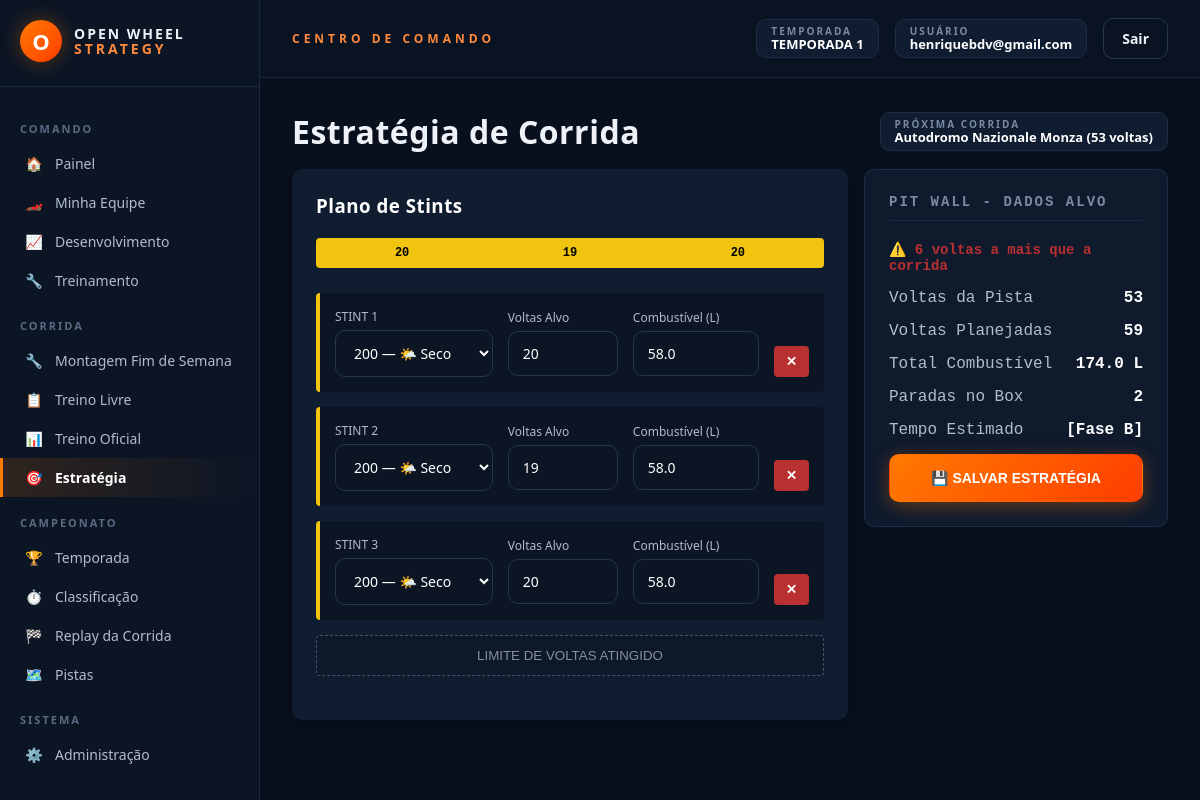
/estrategia-corrida (signed in), run on the app's committed database.
### models_temporada.py (models this page shows, shortened)
class Temporada(db.Model):
    __tablename__ = "temporadas"
    id = db.Column(db.Integer, primary_key=True)
    nome = db.Column(db.String(120), nullable=False)
    ativa = db.Column(db.Boolean, default=False, nullable=False)
    data_criacao = db.Column(db.DateTime, default=datetime.utcnow)
    corridas_agendadas = db.relationship(
        "CorridaAgendada", backref="temporada",
        cascade="all, delete-orphan",
        order_by="CorridaAgendada.ordem",
    )
    @classmethod
    def ativa_atual(cls):
        try:
            return cls.query.filter_by(ativa=True).first()
        except (OperationalError, ProgrammingError, NoSuchTableError):
            return None
    def proxima_corrida(self):
        return next((c for c in self.corridas_agendadas if not c.executada), None)

class CorridaAgendada(db.Model):
    __tablename__ = "corridas_agendadas"
    id = db.Column(db.Integer, primary_key=True)
    temporada_id = db.Column(db.Integer, db.ForeignKey("temporadas.id"), nullable=False)
    pista_real_id = db.Column(db.Integer, nullable=False)
    pista_nome = db.Column(db.String(120))
    ordem = db.Column(db.Integer, nullable=False)
    executada = db.Column(db.Boolean, default=False, nullable=False)
    data_execucao = db.Column(db.DateTime)
    resultado_json = db.Column(db.Text, default="[]")

### models.py (models this page shows, shortened)
class Usuario(db.Model):
    __tablename__ = "usuarios"
    id = db.Column(db.Integer, primary_key=True)
    email = db.Column(db.String(150), unique=True, nullable=False)
    senha_hash = db.Column(db.String(255), nullable=True)
    google_id = db.Column(db.String(255), unique=True, nullable=True)
    eh_admin = db.Column(db.Boolean, default=False)
    criado_em = db.Column(db.DateTime, default=datetime.utcnow)
    grupo = db.Column(db.String(50), nullable=True)
    classe = db.Column(db.String(50), nullable=True)
    nick = db.Column(db.String(50), nullable=True)
    equipe = db.relationship("CarroJogador", backref="usuario", uselist=False)

class EstrategiaStint(db.Model):
    __tablename__ = "estrategia_stint"
    id = db.Column(db.Integer, primary_key=True)
    equipe_id = db.Column(db.Integer, db.ForeignKey("carros_jogadores.id"), nullable=False)
    ordem = db.Column(db.Integer, nullable=False)
    modelo_pneu = db.Column(db.Integer, nullable=False)
    voltas = db.Column(db.Integer, nullable=False)
    combustivel_litros = db.Column(db.Float, nullable=False)
    equipe = db.relationship(
        "CarroJogador",
        backref=db.backref("stints", cascade="all, delete-orphan", lazy=True, order_by="EstrategiaStint.ordem"),
    )

### rotas/corrida.py (the view, shortened to what this page needs)
    @app.route("/estrategia-corrida", methods=["GET", "POST"])
    @login_requerido
    def estrategia_corrida_view():
        usuario = Usuario.query.get(session["usuario_id"])
        if not usuario.equipe:
            return redirect(url_for("minha_equipe"))
        equipe = usuario.equipe
        pneu_contratado = FornecedorPneu.query.get(equipe.pneu_fornecedor_id)
        combustivel_contratado = FornecedorCombustivel.query.get(equipe.combustivel_fornecedor_id)
        temporada = Temporada.ativa_atual()
        proxima_corrida = temporada.proxima_corrida() if temporada else None
        pista = None
        voltas_pista = 0
        if proxima_corrida:
            criar_banco_pistas_reais()
            pista = obter_pista_real(proxima_corrida.pista_real_id)
            if pista:
                voltas_pista, _ = calcular_numero_voltas(pista["extensao_km"])
        stints = EstrategiaStint.query.filter_by(equipe_id=equipe.id).order_by(EstrategiaStint.ordem).all()
        if not stints:
            stints = [{"ordem": 1, "modelo_pneu": 100, "voltas": 20, "combustivel_litros": 60.0}]
        return render_template(
            "estrategia_corrida.html",
            equipe=equipe,
            pneu_contratado=pneu_contratado,
            combustivel_contratado=combustivel_contratado,
            modelos_disponiveis=modelos_componente.MODELOS,
            stints=stints,
            pista=pista,
            voltas_pista=voltas_pista
        )

### templates/estrategia_corrida.html (shortened to what this page needs)
{% extends "base.html" %}
{% block css_extra %}
<link rel="stylesheet" href="{{ url_for('static', filename='css/telas/estrategia_corrida.css') }}">
{% endblock %}
{% block content %}
<div class="estrategia-header">
    <h1>Estratégia de Corrida</h1>
    {% if pista %}
    <div class="ows-badge">
        <div class="ows-badge-label">PRÓXIMA CORRIDA</div>
        <div class="ows-badge-value">{{ pista.nome }} ({{ voltas_pista }} voltas)</div>
    </div>
    {% endif %}
</div>
<form method="POST" action="{{ url_for('estrategia_corrida_view') }}" id="strategyForm">
    <div class="pit-wall-container">
        <div class="strategy-editor">
            <h3 class="estrategia-title">Plano de Stints</h3>
            <div class="timeline-bar" id="timelineBar"></div>
            <div id="stintsContainer">
                {% for stint in stints %}
                <div class="stint-card stint-row" data-ordem="{{ loop.index }}">
                    <div class="estrategia-stint-col-flex">
                        <span class="estrategia-stint-label">STINT <span class="stint-number">{{ loop.index }}</span></span>
                        <select name="modelo_pneu[]" class="ows-select pneu-select estrategia-select-full" onchange="updateUI()">
                            {% for m in modelos_disponiveis %}
                            <option value="{{ m }}" {% if stint.modelo_pneu == m %}selected{% endif %}>
                                {{ m }} — {% if m <= 500 %}🌤️ Seco{% elif m <= 700 %}🌧️ Molhada{% else %}⛈️ Encharcada{% endif %}
                            </option>
                            {% endfor %}
                        </select>
                    </div>
                    <div>
                        <span class="estrategia-stint-label">Voltas Alvo</span>
                        <input type="number" name="voltas[]" value="{{ stint.voltas }}" min="1" max="100" class="ows-input input-voltas estrategia-input-sm" onchange="updateUI()">
                    </div>
                    <div>
                        <span class="estrategia-stint-label">Combustível (L)</span>
                        <input type="number" name="combustivel_litros[]" value="{{ stint.combustivel_litros }}" min="1" max="150" step="0.5" class="ows-input input-combustivel estrategia-input-md" onchange="updateUI()">
                    </div>
                    <div class="estrategia-col-end">
                        <button type="button" class="btn-remover-stint" onclick="removeStint(this)">✕</button>
                    </div>
                </div>
                {% endfor %}
            </div>
            <button type="button" class="btn-add-stint" id="btnAddStint" onclick="addStint()">+ ADICIONAR STINT / PIT STOP</button>
        </div>
        <div class="pit-wall-summary">
            <h3>PIT WALL - DADOS ALVO</h3>
            <div id="lapValidationMsg" class="estrategia-validation-msg"></div>
            <div class="summary-item">
                <span>Voltas da Pista</span>
                <strong id="sumPistaVoltas">{{ voltas_pista if voltas_pista else '-' }}</strong>
            </div>
            <div class="summary-item">
                <span>Voltas Planejadas</span>
                <strong id="sumVoltasPlanejadas">0</strong>
            </div>
            <div class="summary-item">
                <span>Total Combustível</span>
                <strong id="sumCombustivel">0 L</strong>
            </div>
            <div class="summary-item">
                <span>Paradas no Box</span>
                <strong id="sumParadas">0</strong>
            </div>
            <div class="summary-item">
                <span>Tempo Estimado</span>
                <strong class="estrategia-fase-b">[Fase B]</strong>
            </div>
            <button type="submit" class="ows-btn ows-btn-primary ows-btn-full estrategia-btn-save">💾 Salvar Estratégia</button>
        </div>
    </div>
</form>
{% endblock %}

### templates/base.html (shortened to what this page needs)
<!DOCTYPE html>
<html lang="pt-br">
<head>
    <link href="{{ url_for('static', filename='css/variaveis.css') }}" rel="stylesheet">
    <link href="{{ url_for('static', filename='css/base.css') }}" rel="stylesheet">
    <link href="{{ url_for('static', filename='css/componentes.css') }}" rel="stylesheet">
    <link href="{{ url_for('static', filename='css/formularios.css') }}" rel="stylesheet">
    {% block css_extra %}{% endblock %}
</head>
<body>
{% if usuario_logado %}
<div class="ows-shell">
    <aside class="ows-sidebar">
        <div class="ows-logo">
            <div class="ows-logo-mark">O</div>
            <div class="ows-logo-text">OPEN WHEEL<br><span>STRATEGY</span></div>
        </div>
        <div class="ows-menu-section">COMANDO</div>
        <a href="{{ url_for('home') }}" class="ows-menu-link {% if request.endpoint == 'home' %}active{% endif %}"><span class="ows-icon">🏠</span> Painel</a>
        <a href="{{ url_for('minha_equipe') }}" class="ows-menu-link {% if request.endpoint == 'minha_equipe' %}active{% endif %}"><span class="ows-icon">🏎️</span> Minha Equipe</a>
        <a href="{{ url_for('desenvolvimento_view') }}" class="ows-menu-link {% if request.endpoint == 'desenvolvimento_view' %}active{% endif %}"><span class="ows-icon">📈</span> Desenvolvimento</a>
        <a href="{{ url_for('treinamento_view') }}" class="ows-menu-link {% if request.endpoint == 'treinamento_view' %}active{% endif %}"><span class="ows-icon">🔧</span> Treinamento</a>
        <div class="ows-menu-section">CORRIDA</div>
        <a href="{{ url_for('montagem_fim_de_semana') }}" class="ows-menu-link {% if request.endpoint == 'montagem_fim_de_semana' %}active{% endif %}"><span class="ows-icon">🔧</span> Montagem Fim de Semana</a>
        <a href="{{ url_for('treino_livre_view') }}" class="ows-menu-link {% if request.endpoint == 'treino_livre_view' %}active{% endif %}"><span class="ows-icon">📋</span> Treino Livre</a>
        <a href="{{ url_for('treino_oficial_view') }}" class="ows-menu-link {% if request.endpoint == 'treino_oficial_view' %}active{% endif %}"><span class="ows-icon">📊</span> Treino Oficial</a>
        <a href="{{ url_for('estrategia_corrida_view') }}" class="ows-menu-link {% if request.endpoint == 'estrategia_corrida_view' %}active{% endif %}"><span class="ows-icon">🎯</span> Estratégia</a>
        <div class="ows-menu-section">CAMPEONATO</div>
        <a href="{{ url_for('temporada_view') }}" class="ows-menu-link {% if request.endpoint == 'temporada_view' %}active{% endif %}"><span class="ows-icon">🏆</span> Temporada</a>
        <a href="{{ url_for('classificacao_view') }}" class="ows-menu-link {% if request.endpoint == 'classificacao_view' %}active{% endif %}"><span class="ows-icon">⏱️</span> Classificação</a>
        <a href="{{ url_for('corrida_view') }}" class="ows-menu-link {% if request.endpoint == 'corrida_view' %}active{% endif %}"><span class="ows-icon">🏁</span> Replay da Corrida</a>
        <a href="{{ url_for('pistas_reais_view') }}" class="ows-menu-link {% if request.endpoint == 'pistas_reais_view' %}active{% endif %}"><span class="ows-icon">🗺️</span> Pistas</a>
        {% if usuario_logado.eh_admin %}
        <div class="ows-menu-section">SISTEMA</div>
        <a href="{{ url_for('admin_dashboard') }}" class="ows-menu-link {% if request.endpoint == 'admin_dashboard' %}active{% endif %}"><span class="ows-icon">⚙️</span> Administração</a>
        {% endif %}
    </aside>
    <div class="ows-main">
        <header class="ows-topbar">
            <div class="ows-topbar-title">CENTRO DE COMANDO</div>
            <div class="ows-topbar-right">
                {% if temporada_ativa %}
                <div class="ows-badge">
                    <div class="ows-badge-label">TEMPORADA</div>
                    <div class="ows-badge-value">{{ temporada_ativa.nome }}</div>
                </div>
                {% endif %}
                <div class="ows-badge">
                    <div class="ows-badge-label">USUÁRIO</div>
                    <div class="ows-badge-value">{{ usuario_logado.email }}</div>
                </div>
                <a href="{{ url_for('logout') }}" class="ows-btn ows-btn-ghost">Sair</a>
            </div>
        </header>
        <div class="ows-content">
            {% block content %}{% endblock %}
        </div>
    </div>
</div>
{% endif %}
</body>
</html>

### data on the page
Temporada: nome "TEMPORADA 1"
Usuario: email "henriquebdv@gmail.com"
CorridaAgendada: nome "Autodromo Nazionale Monza"
EstrategiaStint: modelo_pneu "200 — 🌤️ Seco", voltas "20", combustivel_litros "58.0"
EstrategiaStint: modelo_pneu "200 — 🌤️ Seco", voltas "19", combustivel_litros "58.0"
EstrategiaStint: modelo_pneu "200 — 🌤️ Seco", voltas "20", combustivel_litros "58.0"

### other printed values
{{ voltas_pista }} "53"
{{ voltas_pista if voltas_pista else '-' }} "53"
